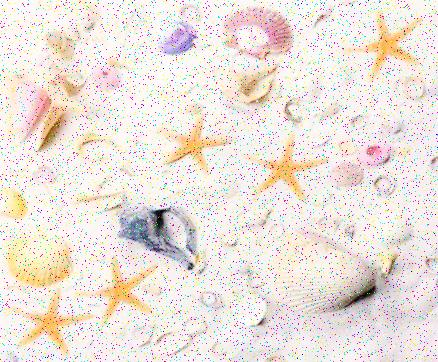
%> input picture AssignmentInput.jpg, 438 x 362 px
$ octave Run.m   (GNU Octave 9; MATLAB toolbox functions it lacks are replaced by stand-ins)
%> lines starting %> are read from the running program, lines starting %| are printed output that depends on the picture; in (x1, y1, x2, y2) boxes, pixels count from 0 and x2, y2 are one past the last pixel; in counts of white or black regions, pixels touching at a corner belong together; the program's own positions count from 1
% MATLAB script for Assessment Item-1
close all;

% ----- Step-1: Load input image -----
% Uses imread to read in the .jpg image and assigns to matrix I
% Then uses imshow to display the image on a 3x4 subplot with a title

I = imread('AssignmentInput.jpg');
%> I is the input picture: size 362x438x3 uint8; mean R, G, B 235.5, 226.7, 219.8
subplot(3,4,1)
imshow(I, []);
title({'Step-1: Load input image:', 'imread'});

% ----- Step-2: Conversion of input image to greyscale -----
% The function rgb2gray converts the 3d colour matrix to a 2d greyscale
% matrix and reassigns it to I

I = rgb2gray(I);
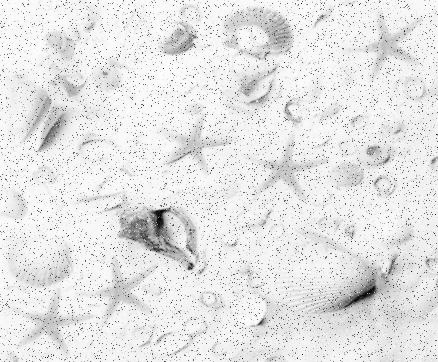
%> I: size 362x438 uint8; min 1, max 255, mean 228.6
subplot(3,4,2)
imshow(I, []);
title({'Step-2: Conversion of input image to greyscale:', 'rg2gray'})

% ----- Step-3: Noise removal -----
% FilteredImage is created by a 3x3 median filter being applied to the
% greyscale image I

FilteredImage = medfilt2(I,[3 3]);
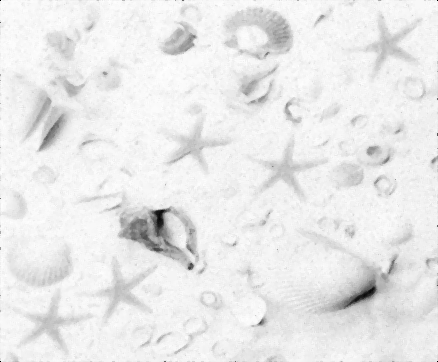
%> FilteredImage: size 362x438 uint8; min 0, max 254, mean 233.8

subplot(3,4,3)
imshow(FilteredImage, []);
title({'Step-3: Noise removal:', 'Filtered Image with 3x3 median filter'});

% ----- Alternative method of noise removal -----
% Filtering image with a 5x5 median filter
% FilteredImage = medfilt2(I,[5 5]);

% ----- Alternative method of noise removal -----
% Noise removal using fspecial to use a average of the 3x3 surrounding
% pixel to remove noise

% h = fspecial('average', 3);
% FiltedImageNoise = filter2(fspecial('average',3),I)/255;
% subplot(3,3,3)
% imshow(FiltedImageNoise);
% title('Filtered Image with 3x3 average filter');

% ----- Step-4: Enhance the image -----
% Once the noise is removed histogram equalization is done to adjust the
% intensity range of the pixel to create a image which features can be more
% distinguished from each other.

FilteredImageEnhanced = histeq(FilteredImage, 256);
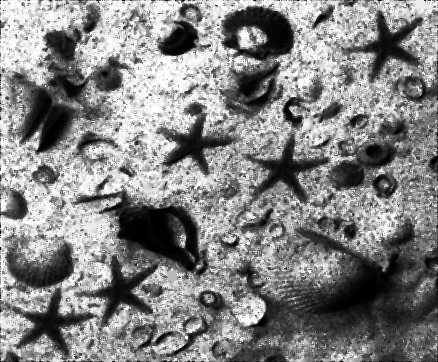
%> FilteredImageEnhanced: size 362x438 uint8; min 0, max 255, mean 131.3

% imhist is used to display the pixel intensity ranges of both the image
% before and after histogram equalization

subplot(3,4,4)
imhist(FilteredImage, 256);
title({'Step-4: Enhance the image', 'histogram of image before histeq'});

subplot(3,4,5)
imhist(FilteredImageEnhanced, 256);
title({'Step-4: Enhance the image', 'histogram of image after histeq'});

% Display the new enhanced image FilteredImageEnhanced on the subplot

subplot(3,4,6)
imshow(FilteredImageEnhanced);
title({'Step-4: Enhance the image', 'histeq with 256 bins'});

% ----- Step-5: Segment the image into foreground and background. -----

% ----- Alternative method of segmentation -----
% Adaptive filtering using segmented blocks of the image
%  fun = @(block_struct) imcomplement(imbinarize(block_struct.data, 'adaptive', 'Sensitivity', 0.62));
%  BW = blockproc(FilteredImage, [100 100], fun);

% imbinarize converts the image to a binary image with a adaptive threshold
% 0.62 as a starting threhold provided the best segmentation of the image
% from foreground and background

BW = imcomplement(imbinarize(FilteredImage, 'adaptive', 'Sensitivity', 0.62));
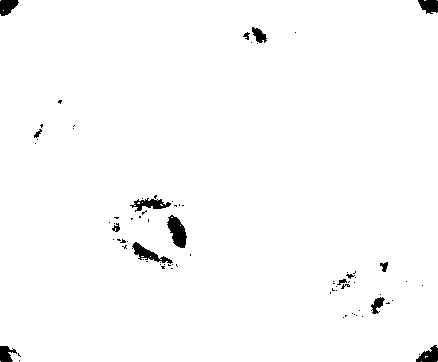
%> BW: size 362x438 logical; 98.4% white; 80 black regions (64 under 20 px), largest, box (x1, y1, x2, y2) and area: (167, 215, 187, 248) 397, (132, 242, 173, 264) 301, (130, 198, 171, 212) 265

subplot(3,4,7)
imshow(BW, []);
title({'Step-5: Segment the image into foreground and background:', 'imbinarize & imcomplement'});


% ----- Step-6: Use morphological processing -----

% Two structuring element are creating one larger than the other for the
% open operation to remove joins from starfish and other objects more. A
% disk is used to help save more quality from a star shape.

seOpen = strel('disk', 2);
seClose = strel('disk', 1);

% Erodes an image and then dilates the eroded image using the different
% structuring elements for both operations.
% imopen as doing imdilate((imerode(BW, seOpen)), seOpen);
% imclose as doing imerode((imdilate(BW, seClose)), seClose);
% imfill fills in any holes in the objects for later object recognition

morphedBW = imclose(imopen(BW, seOpen), seClose);
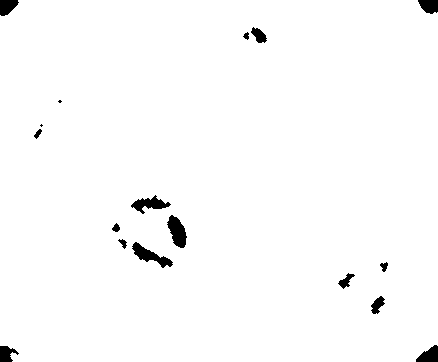
%> morphedBW: size 362x438 logical; 98.3% white; 17 black regions (2 under 20 px), largest, box (x1, y1, x2, y2) and area: (167, 215, 187, 248) 401, (132, 242, 173, 268) 388, (131, 195, 171, 214) 334
morphedBW = imfill(morphedBW, 'holes');
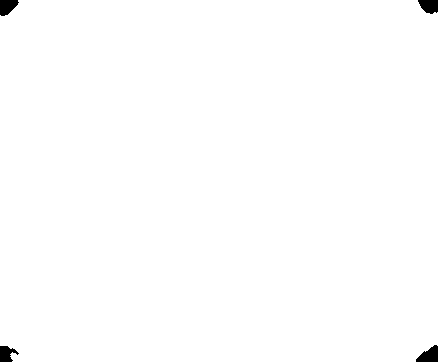
%> morphedBW: size 362x438 logical; 99.4% white; 4 black regions, box (x1, y1, x2, y2) and area: (416, 345, 438, 362) 247, (0, 0, 19, 16) 220, (418, 0, 438, 14) 218, (0, 346, 19, 362) 198

% ----- Alternative method of morphological processing -----
% morphedBW = imopen(imclose(BW, seClose), seOpen);
% morphedBW = imfill(morphedBW, 'holes');

subplot(3,4,8)
imshow(morphedBW, []);
title({'Step-6: Use morphological processing:', 'imopen using structuring element'});

% ----- Step-7: Recognition of starfishes -----

% A label is created from the shapes with connectivity of 8 from the binary
% image. numObjects stores how many there are and imageObjects store the
% objects.

[imageObjects, numObjects] = bwlabel(morphedBW, 8);
%> numObjects = 1

% regionprops is used on imageObjects to get statistical values for area
% and perimeter of each shape.

stats = regionprops(imageObjects, 'Area', 'Perimeter');
%> stats = 1 region; Area and Perimeter: 157673 1564.4

% a metric is initialised of the number of objects recognised

metric = (1);

% the loop goes through each object calculating the metric and storing each
% one using the area and perimeter stored in stats for each object.

for k = 1:numObjects

metric(k) = 4*pi*stats(k).Area/stats(k).Perimeter^2;

end
%> this loop made 1 pass

% the metric indicates the roundness of the objects, closer to 1 the more
% circular they are and the closer to 0 the sharper the edges. Therefor
% 0.21 is used as a threshold to find all indexes of the objects less than
% 0.21 in the metric measure as these are starfish.
% ismember is then used to get the matrix with the objects which have these
% indexes.

indexOfStarfish = find(metric < 0.21);
%> indexOfStarfish = []
imageObjects = ismember(imageObjects, indexOfStarfish);
%> imageObjects: size 362x438 logical; every value is 0

subplot(3,4,9)
imshow(imageObjects);
title({'Step-7: Recognition of starfishes:', 'regionprops & metrics'});

% ----- Extra operations -----
% Different display option for starfish, converted the imageObjects to a
% rgb colour and displays them

starFishColour = label2rgb(imageObjects, 'jet', 'k', 'shuffle');
%> starFishColour: size 362x438x3 uint8; every value is 0

subplot(3,4,10)
imshow(starFishColour);
title({'Step-7: Recognition of starfishes:', 'Coloured'});

% calculate the boundaries of all starfish, not accounting for holes

% The following operations calculate the boundaries of the starfish and
% displays the starfish objects on the FilteredImage and
% FilteredImageEnhanced.

[bwB, boundNum] = bwboundaries(imageObjects, 'noholes');
%> boundNum: size 362x438 double; every value is 0
%> bwB = {}
subplot(3,4,11)
imshow(FilteredImage);

% hold on tells matlab to first execute the for loop before plotting the
% FilteredImage.

hold on

% this  loops through bwB, the boundaries of the starfish plotting them onto the
% imshow with a cyan colour with a width of 1.

for k = 1:length(bwB)
    boundary = bwB{k};
    plot(boundary(:,2), boundary(:,1), 'cyan', 'LineWidth', 1);
end
%> this loop made 0 passes

title({'Step-8: Recognition of starfishes extended:', 'Boundaries Greyscale'});

subplot(3,4,12)
imshow(FilteredImageEnhanced);

% hold on tells matlab to first execute the for loop before plotting the
% FilteredImageEnhanced.

hold on

% this  loops through bwB, the boundaries of the starfish plotting them onto the
% imshow with a cyan colour with a width of 1. It does the same operation
% as the one before but with a different input image on imshow.

for k = 1:length(bwB)
    boundary = bwB{k};
    plot(boundary(:,2), boundary(:,1), 'cyan', 'LineWidth', 1);
end

title({'Step-9: Recognition of starfishes extended:', 'Boundaries Greyscale Enhanced'});
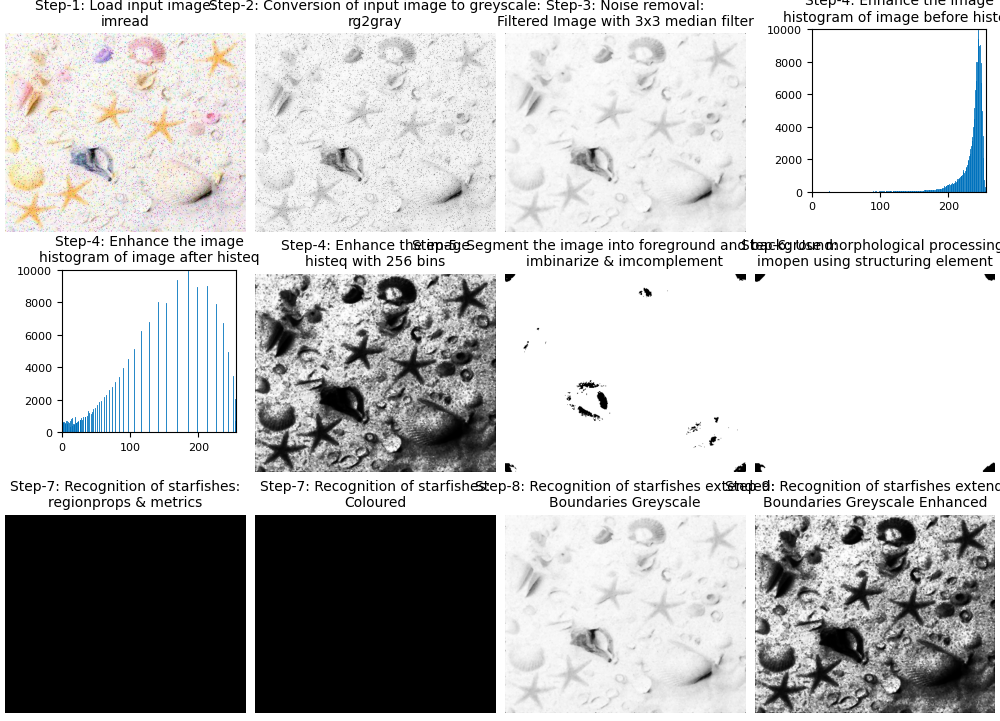
%> figure redrawn from the program's plot data, 12 panels
